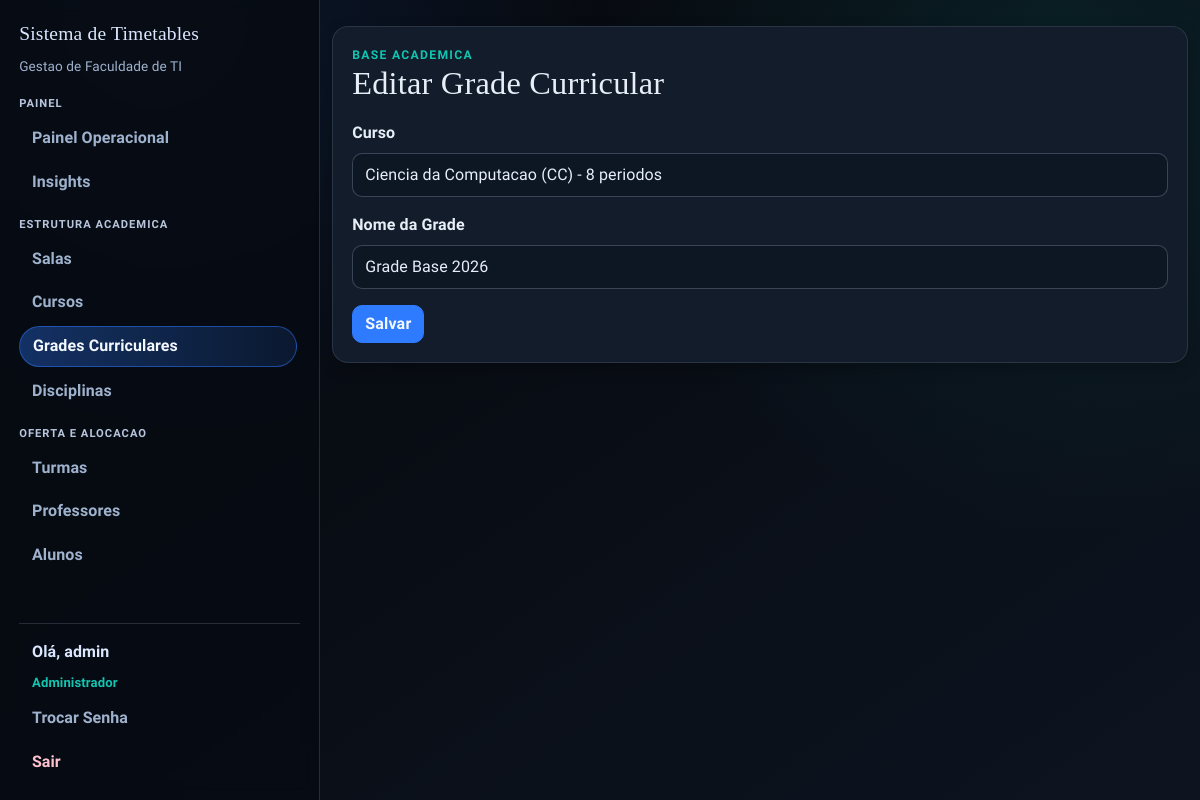
/grade/edit/3 (signed in), run on an earlier commit of the app's database.
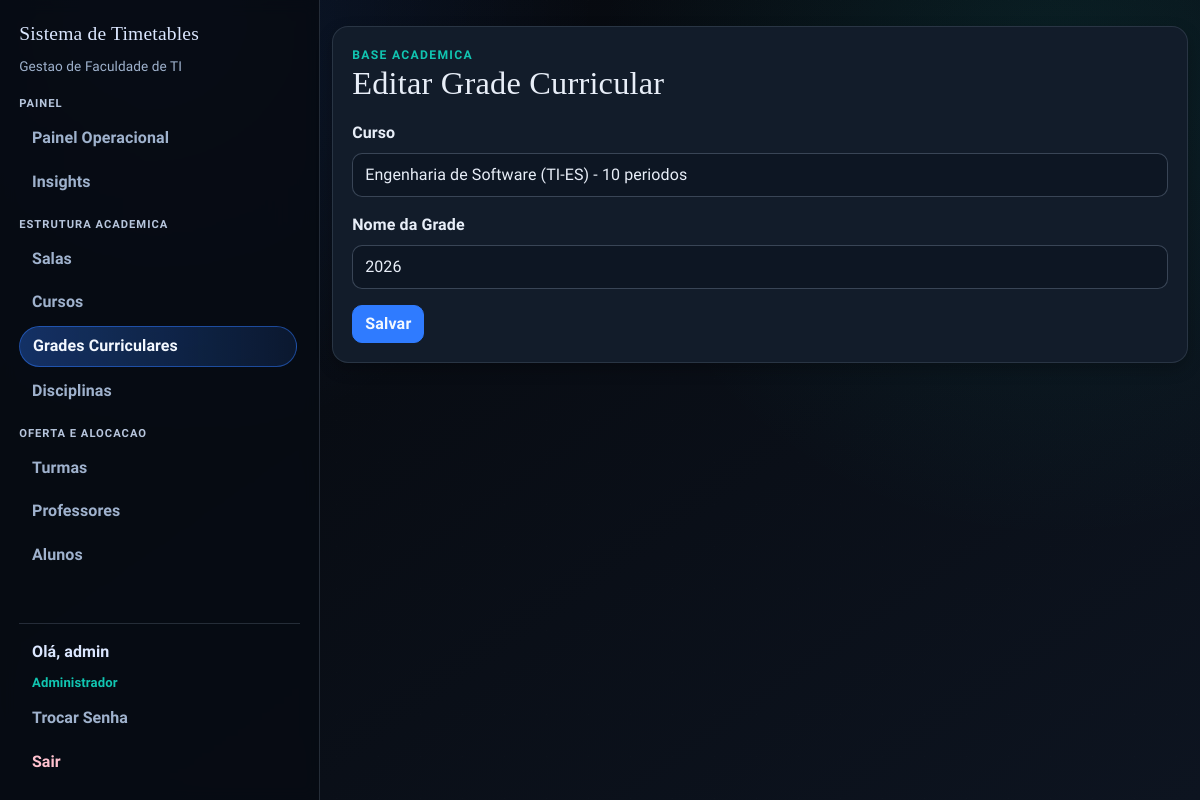
And on a later commit of the database.
### app/models.py (models this page shows)
class GradeCurricular(db.Model):
    id = db.Column(db.Integer, primary_key=True)
    nome = db.Column(db.String(120), nullable=False)
    curso_id = db.Column(db.Integer, db.ForeignKey("curso.id"), nullable=False)
    ativa = db.Column(db.Boolean, nullable=False, default=True)
    curso = db.relationship("Curso", backref=db.backref("grades_curriculares", lazy="select"))
    __table_args__ = (
        db.UniqueConstraint("curso_id", "nome", name="unique_grade_por_curso"),
    )

### app/routes/admin.py (the view, shortened to what this page needs)
@bp.route("/grade/edit/<int:id>", methods=["GET", "POST"])
@login_required
@admin_required
def edit_grade(id):
    grade = db.get_or_404(GradeCurricular, id)
    form = GradeCurricularForm()
    _load_grade_choices(form)
    if request.method == "GET":
        form.nome.data = grade.nome
        form.curso_id.data = grade.curso_id
    return render_template("grade_form.html", form=form, title="Editar Grade Curricular")

### app/forms.py
class GradeCurricularForm(FlaskForm):
    nome = StringField("Nome da Grade", validators=[DataRequired(), Length(min=2, max=120)])
    curso_id = SelectField("Curso", coerce=int, validators=[DataRequired()])
    submit = SubmitField("Salvar")

### app/models.py (called while the page is built)
@login_manager.user_loader
def load_user(user_id):
    return db.session.get(User, int(user_id))

    def is_admin(self):
        return self.role == 'admin'

### app/routes/admin.py (called while the page is built)
def _load_grade_choices(form):
    cursos = Curso.query.order_by(Curso.nome.asc()).all()
    form.curso_id.choices = [
        (curso.id, f"{curso.nome} ({curso.codigo}) - {curso.quantidade_periodos} periodos")
        for curso in cursos
    ]
    return cursos

### app/routes/helpers.py (called while the page is built)
def admin_required_redirect():
    if getattr(current_user, "is_authenticated", False) and current_user.is_admin():
        return None
    flash("Acesso restrito ao administrador.", "danger")
    return redirect(url_for("main.index"))

def admin_required(view_func):
    @wraps(view_func)
    def wrapper(*args, **kwargs):
        guard = admin_required_redirect()
        if guard:
            return guard
        return view_func(*args, **kwargs)
    return wrapper

### templates/grade_form.html (shortened to what this page needs)
{% extends "base.html" %}
{% from "_form_helpers.html" import render_field %}
{% block content %}
<section class="surface form-shell stagger-in">
  <div class="page-head">
    <div>
      <p class="eyebrow">Base Academica</p>
      <h1>{{ title }}</h1>
    </div>
  </div>
  <form method="POST" novalidate>
    {{ render_field(form.curso_id) }}
    {{ render_field(form.nome) }}
    {{ form.submit(class="btn btn-primary") }}
  </form>
</section>
{% endblock %}

### templates/_form_helpers.html (shortened to what this page needs)
{% macro render_field(field, class_name='form-control') %}
<div class="mb-3">
  {{ field.label(class="form-label") }}
  {% if field.type in ['SelectField', 'SelectMultipleField'] %}
  {% set base_class = 'form-select' %}
  {% else %}
  {% set base_class = class_name %}
  {% endif %}
  {% set field_class = base_class + (' is-invalid' if field.errors else '') %}
  {{ field(class=field_class) }}
</div>
{% endmacro %}

What changed in the data, as far as the page shows it:
changed GradeCurricular: curso_id "Ciencia da Computacao (CC) - 8 periodos" → "Engenharia de Software (TI-ES) - 10 periodos"; nome "Grade Base 2026" → "2026"
